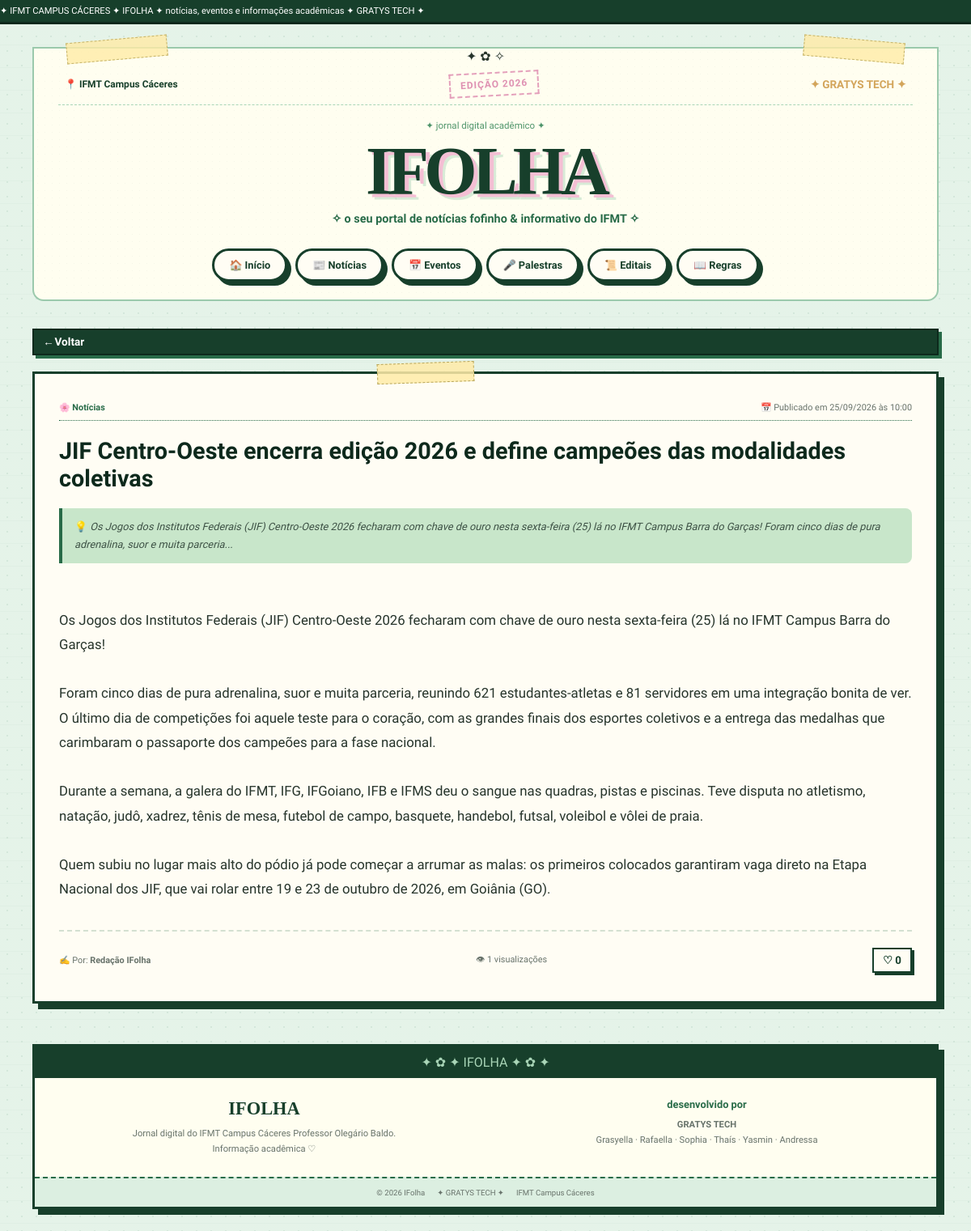
The page /IFolha/post/1 on the database its author committed.
### tables this page shows
CREATE TABLE posts (
    id INT AUTO_INCREMENT PRIMARY KEY,

    titulo VARCHAR(200) NOT NULL,

    resumo TEXT,

    conteudo TEXT NOT NULL,

    categoria_id INT NOT NULL,

    autor_id INT,

    imagem VARCHAR(255),

    publicado BOOLEAN DEFAULT TRUE,

    criado_em TIMESTAMP DEFAULT CURRENT_TIMESTAMP,

    atualizado_em TIMESTAMP DEFAULT CURRENT_TIMESTAMP
        ON UPDATE CURRENT_TIMESTAMP,

    FOREIGN KEY (categoria_id)
        REFERENCES categorias(id),

    FOREIGN KEY (autor_id)
        REFERENCES usuarios(id)
);

CREATE TABLE categorias (
    id INT AUTO_INCREMENT PRIMARY KEY,
    nome VARCHAR(50) NOT NULL UNIQUE
);

CREATE TABLE usuarios (
    id INT AUTO_INCREMENT PRIMARY KEY,
    nome VARCHAR(100) NOT NULL,
    email VARCHAR(150) NOT NULL UNIQUE,
    senha VARCHAR(255) NOT NULL,
    tipo ENUM('admin', 'aluno') DEFAULT 'aluno',
    criado_em TIMESTAMP DEFAULT CURRENT_TIMESTAMP
);

### IFolha/app/Controllers/PostController.php (called while the page is built, shortened)
<?php
class PostController extends Controller
{
    private Post $postModel;
    public function __construct()
    {
        $this->postModel = new Post();
    }
    public function show(string $id): void
    {
        $postId = (int) $id;
        $post = $this->postModel->getById($postId);
        $usuarioId = $_SESSION['usuario']['id'] ?? null;
        $this->postModel->addVisualizacao($postId, $usuarioId);
        $post['total_visualizacoes'] = (int) ($post['total_visualizacoes'] ?? 0) + 1;
        $this->render('posts/show', [
            'activePage'   => strtolower($post['categoria_nome']),
            'tituloPagina' => $post['titulo'] . ' — IFolha',
            'post'         => $post
        ]);
    }
}

### IFolha/index.php (called while the page is built, shortened)
<?php
require_once __DIR__ . '/app/bootstrap.php';
$router = new Router();
$router->get('/', [HomeController::class, 'index']);
$router->get('/home', [HomeController::class, 'index']);
$router->get('/noticias', [PostController::class, 'noticias']);
$router->get('/eventos', [PostController::class, 'eventos']);
$router->get('/palestras', [PostController::class, 'palestras']);
$router->get('/editais', [PostController::class, 'editais']);
$router->get('/post/{id}', [PostController::class, 'show']);
$router->post('/curtir/{id}', [PostController::class, 'curtir']);
$router->get('/regras', [RegrasController::class, 'index']);
$router->post('/login', [AuthController::class, 'login']);
$router->get('/logout', [AuthController::class, 'logout']);
$router->get('/admin', [AdminController::class, 'index']);
$router->get('/admin/posts', [AdminController::class, 'index']);
$router->get('/admin/posts/novo', [AdminController::class, 'create']);
$router->post('/admin/posts/novo', [AdminController::class, 'store']);
$router->get('/admin/posts/editar/{id}', [AdminController::class, 'edit']);
$router->post('/admin/posts/editar/{id}', [AdminController::class, 'update']);
$router->post('/admin/posts/excluir/{id}', [AdminController::class, 'delete']);
$router->dispatch();

### IFolha/app/bootstrap.php (called while the page is built, shortened)
<?php
spl_autoload_register(function (string $class): void {
    $prefix = 'App\\';
    $baseDir = __DIR__ . '/';
    $len = strlen($prefix);
    $relativeClass = substr($class, $len);
    $file = $baseDir . str_replace('\\', '/', $relativeClass) . '.php';
});

### IFolha/app/Core/Database.php (called while the page is built, shortened)
<?php
class Database
{
    private static ?PDO $instance = null;
    public static function getConnection(): PDO
    {
        if (self::$instance === null) {
            $host     = getenv('DB_HOST') ?: 'localhost';
            $port     = getenv('DB_PORT') ?: '3306';
            $dbname   = getenv('DB_NAME') ?: 'ifolha';
            $username = getenv('DB_USER') ?: 'root';
            $password = getenv('DB_PASS') !== false ? getenv('DB_PASS') : '';
            $dsn = "mysql:host={$host};port={$port};dbname={$dbname};charset=utf8mb4";
            $options = [
                PDO::ATTR_ERRMODE            => PDO::ERRMODE_EXCEPTION,
                PDO::ATTR_DEFAULT_FETCH_MODE => PDO::FETCH_ASSOC,
                PDO::ATTR_EMULATE_PREPARES   => false,
            ];
            try {
                self::$instance = new PDO($dsn, $username, $password, $options);
            } catch (PDOException $e) {
                die("Falha na conexão com o banco de dados: " . $e->getMessage());
            }
        }
        return self::$instance;
    }
}

### IFolha/app/Core/Model.php (called while the page is built, shortened)
<?php
abstract class Model
{
    public function __construct()
    {
        $this->db = Database::getConnection();
    }
}

### IFolha/app/Models/Post.php (called while the page is built, shortened)
<?php
class Post extends Model
{
    private string $baseSelect = "
        SELECT
            p.*,
            c.nome AS categoria_nome,
            u.nome AS autor_nome,
            e.data_evento,
            e.horario AS horario_evento,
            e.local AS local_evento,
            (SELECT COUNT(*) FROM curtidas WHERE post_id = p.id) AS total_curtidas,
            (SELECT COUNT(*) FROM visualizacoes WHERE post_id = p.id) AS total_visualizacoes
        FROM posts p
        JOIN categorias c ON p.categoria_id = c.id
        LEFT JOIN usuarios u ON p.autor_id = u.id
        LEFT JOIN eventos e ON e.post_id = p.id
    ";
    public function getById(int $id): ?array
    {
        $sql = $this->baseSelect . " WHERE p.id = :id AND p.publicado = TRUE LIMIT 1";
        $stmt = $this->db->prepare($sql);
        $stmt->execute(['id' => $id]);
        $result = $stmt->fetch();
        return $result ?: null;
    }
}

### IFolha/app/Views/posts/show.php (the view, shortened to what this page needs)
<section class="post-single-page">
    <div style="margin-bottom: 20px;">
        <a href="javascript:history.back()" class="btn-retro" style="display: inline-block; padding: 6px 14px; font-size: 0.85rem;">
            ← Voltar
        </a>
    </div>
    <article class="post-box" style="padding: 35px 30px;">
        <div class="paper-tape"></div>
        <div class="post-header">
            <span class="post-category">
                🌸 <?= htmlspecialchars($post['categoria_nome']) ?>
            </span>
            <span class="post-date">
                📅 Publicado em <?= date('d/m/Y \à\s H:i', strtotime($post['criado_em'])) ?>
            </span>
        </div>
        <h1 style="font-family: 'Courier Prime', monospace; font-size: 1.8rem; margin: 20px 0; color: var(--verde-profundo);">
            <?= htmlspecialchars($post['titulo']) ?>
        </h1>
        <?php if (!empty($post['resumo'])): ?>
            <div class="info-tip" style="margin-bottom: 25px;">
                💡 <em><?= htmlspecialchars($post['resumo']) ?></em>
            </div>
        <?php endif; ?>
        <div class="post-body-content" style="line-height: 1.8; font-size: 1.05rem; white-space: pre-line;">
            <?= htmlspecialchars($post['conteudo']) ?>
        </div>
        <div class="post-footer" style="margin-top: 35px; border-top: 2px dashed rgba(40,107,72,.2); padding-top: 20px;">
            <span>
                ✍️ Por: <strong><?= htmlspecialchars($post['autor_nome'] ?? 'Redação IFolha') ?></strong>
            </span>
            <span class="views">
                👁 <?= (int) ($post['total_visualizacoes'] ?? 0) ?> visualizações
            </span>
            <button class="like-btn" onclick="curtir(this, <?= $post['id'] ?>)">
                ♡ <span><?= (int) ($post['total_curtidas'] ?? 0) ?></span>
            </button>
        </div>
    </article>
</section>

### IFolha/app/Core/Router.php (shortened to what this page needs)
<?php
class Router
{
    private array $routes = [];
    private function addRoute(string $method, string $path, array $handler): void
    {
        $this->routes[] = [
            'method'  => strtoupper($method),
            'path'    => $path,
            'pattern' => $this->convertPathToRegex($path),
            'handler' => $handler
        ];
    }
    private function convertPathToRegex(string $path): string
    {
        $pattern = preg_replace('/\{([a-zA-Z0-9_]+)\}/', '([^/]+)', $path);
        return '#^' . $pattern . '$#';
    }
    public function dispatch(): void
    {
        $uri = $this->getCurrentUri();
        foreach ($this->routes as $route) {
            if (preg_match($route['pattern'], $uri, $matches)) {
                array_shift($matches);
                [$controllerClass, $action] = $route['handler'];
                $controller = new $controllerClass();
                call_user_func_array([$controller, $action], $matches);
                return;
            }
        }
    }
    private function getCurrentUri(): string
    {
        $uri = parse_url($_SERVER['REQUEST_URI'] ?? '/', PHP_URL_PATH);
        $scriptName = dirname($_SERVER['SCRIPT_NAME'] ?? '');
        if ($scriptName !== '/' && str_starts_with($uri, $scriptName)) {
            $uri = substr($uri, strlen($scriptName));
        }
        return $this->cleanUri($uri);
    }
    private function cleanUri(string $uri): string
    {
        $uri = '/' . trim($uri, '/');
        return $uri === '' ? '/' : $uri;
    }
}

### IFolha/assets/css/style.css (style rules this page uses)
:root { --verde-escuro: #173f2b; --verde-profundo: #0d291c; --verde: #286b48; --verde-medio: #4f956b; --verde-claro: #a9d5b7; --verde-palido: #dcefe1; --creme: #fffef0; --papel: #fffdf4; --papel-amarelado: #f7f0d8; --rosa: #f4bfd4; --rosa-claro: #f8dce8; --amarelo: #fff29a; --texto: #26342b; --cinza: #68736b; }
* { margin: 0; padding: 0; box-sizing: border-box; }
html { scroll-behavior: smooth; }
body { min-height: 100vh; color: var(--texto); font-family: "Shantell Sans", sans-serif; background-color: var(--verde-palido); background-image: linear-gradient( rgba(255,255,255,.25), rgba(255,255,255,.25) ), repeating-linear-gradient( 0deg, transparent 0px, transparent 27px, rgba(40,107,72,.08) 28px ), radial-gradient( rgba(40,107,72,.12) 1px, transparent 1px ); background-size: auto, auto, 18px 18px; padding-bottom: 45px; }
a { color: inherit; text-decoration: none; }
button, input { font-family: inherit; }
.post-box { position: relative; background: var(--papel); border: 3px solid var(--verde-escuro); padding: 25px 28px; margin-bottom: 27px; box-shadow: 7px 7px 0 var(--verde-escuro); transition: .18s ease; }
.paper-tape { position: absolute; top: -14px; left: 38%; width: 120px; height: 25px; background: rgba(255,236,168,.85); border: 1px dashed #b8a75d; transform: rotate(-2deg); }
.post-header { display: flex; justify-content: space-between; align-items: center; gap: 12px; padding-bottom: 9px; margin-bottom: 15px; border-bottom: 1px dotted var(--verde); font-family: "Courier Prime", monospace; font-size: .68rem; }
.post-category { color: var(--verde); font-weight: bold; }
.post-date { color: var(--cinza); }
.info-tip { margin-top: 20px; padding: 12px 15px; background: #c8e6ca; border-left: 4px solid var(--verde); border-radius: 0 8px 8px 0; color: #3d5145; font-size: .8rem; line-height: 1.7; }
.post-footer { display: flex; align-items: center; justify-content: space-between; flex-wrap: wrap; gap: 10px; margin-top: 20px; padding-top: 12px; border-top: 1px dashed var(--verde); color: var(--cinza); font-family: "Courier Prime", monospace; font-size: .68rem; }
.like-btn { background: var(--papel); color: var(--verde-escuro); border: 2px solid var(--verde-escuro); padding: 6px 11px; cursor: pointer; font-family: "Courier Prime", monospace; font-weight: bold; box-shadow: 3px 3px 0 var(--verde-escuro); transition: .15s ease; }
.btn-retro { width: 100%; margin-top: 4px; padding: 10px; background: var(--verde-escuro); color: white; border: 2px solid var(--verde-profundo); cursor: pointer; font-family: "Courier Prime", monospace; font-weight: bold; box-shadow: 4px 4px 0 var(--verde); transition: .15s ease; }

### rows shown on the page
posts: categoria.nome "Notícias", criado_em "25/09/2026 às 10:00", titulo "JIF Centro-Oeste encerra edição 2026 e define campeões das modalidades coletivas", resumo "Os Jogos dos Institutos Federais (JIF) Centro-Oeste 2026 fecharam com chave de ouro nesta sexta-feira (25) lá no IFMT Campus Barra do Garças! Foram cinco dias de pura adrenalina, suor e muita parceria...", conteudo "Os Jogos dos Institutos Federais (JIF) Centro-Oeste 2026 fecharam com chave de ouro nesta sexta-feira (25) lá no IFMT Campus Barra do Garças! Foram cinco dias de pura adrenalina, suor e muita parceria, reunindo 621 estudantes-atletas e 81 servidores em uma integração bonita de ver. O último dia de competições foi aquele teste para o coração, com as grandes finais dos esportes coletivos e a entrega das medalhas que carimbaram o passaporte dos campeões para a fase nacional. Durante a semana, a galera do IFMT, IFG, IFGoiano, IFB e IFMS deu o sangue nas quadras, pistas e piscinas. Teve disputa no atletismo, natação, judô, xadrez, tênis de mesa, futebol de campo, basquete, handebol, futsal,…", autor.nome "Redação IFolha"

### other values the page prints
$post['total_visualizacoes'] "1"
$post['total_curtidas'] "0"
